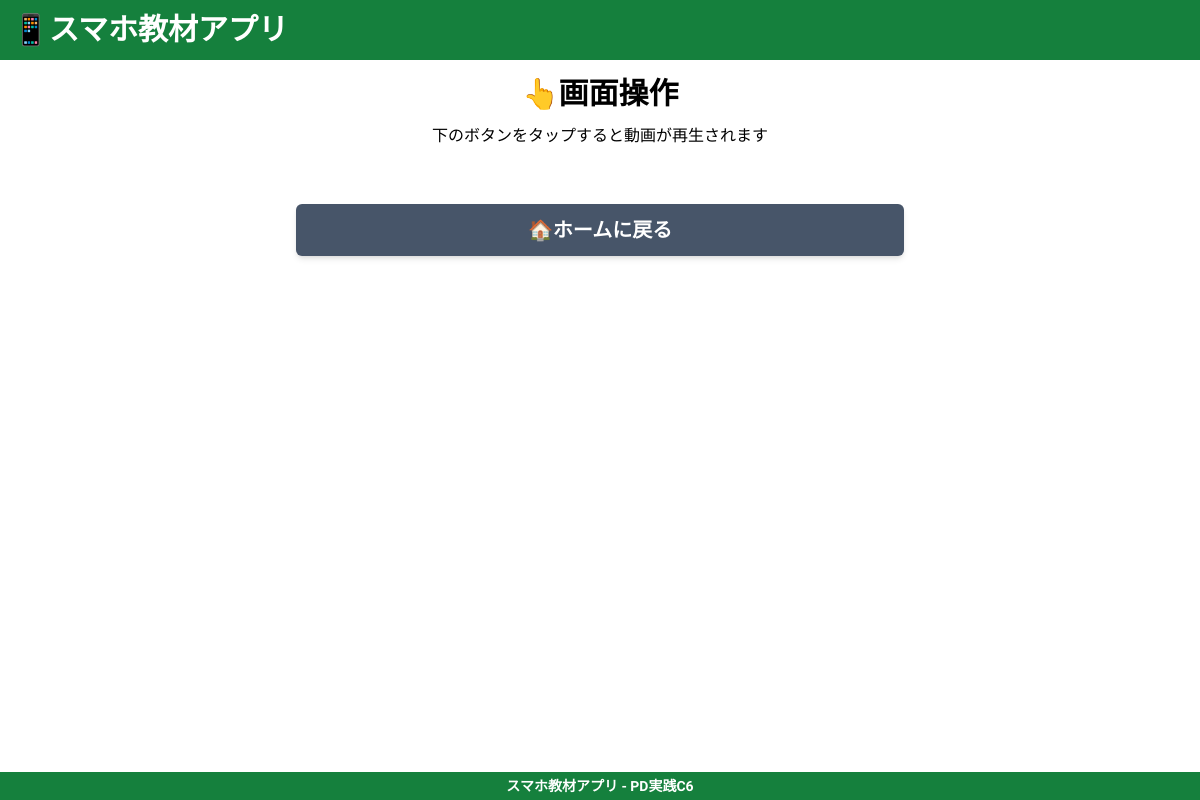
Before: /screen with the older database file.
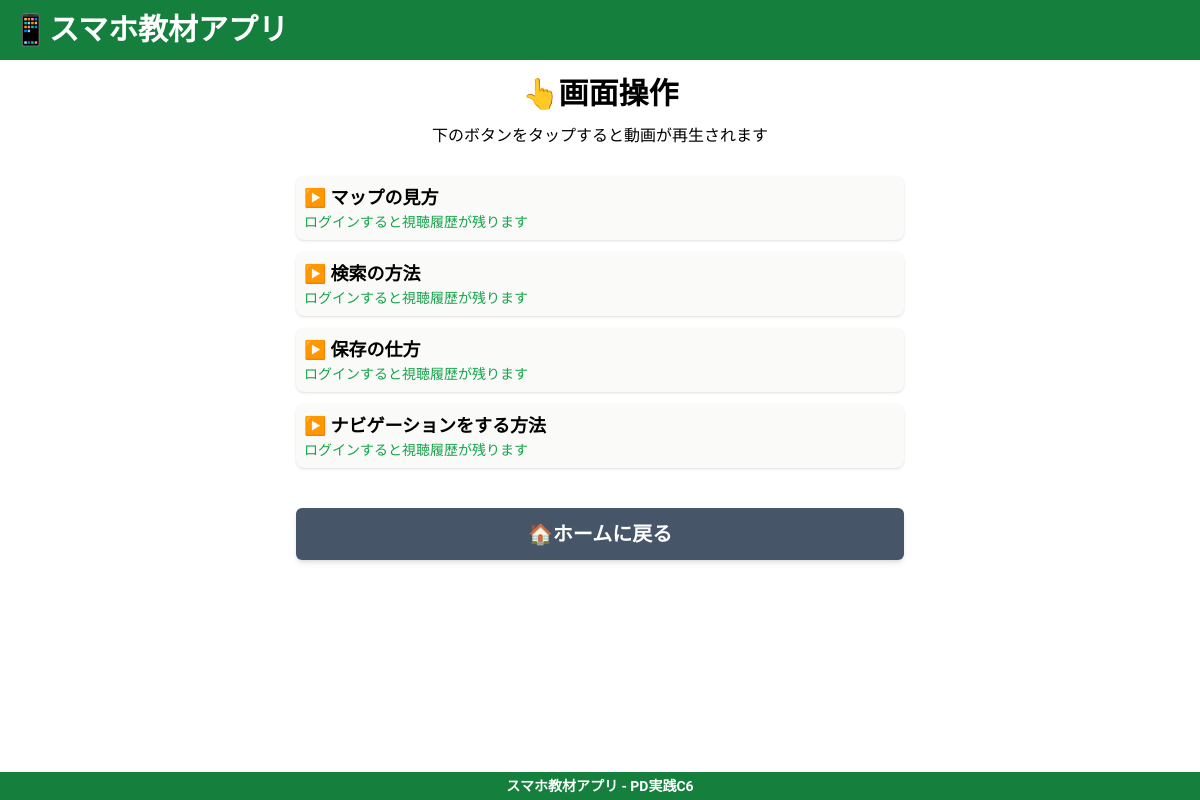
After: the same page with the newer database file.
### app.py (models this page shows)
class Video(db.Model):
    id = db.Column(db.Integer, primary_key=True)
    name = db.Column(db.String(100), nullable=False) # 動画タイトル
    path = db.Column(db.String(100), nullable=False) # ファイルパス
    category = db.Column(db.String(100)) # 動画のカテゴリ

### app.py (the view)
@app.route('/screen')
def screen():
    if current_user.is_authenticated:
        videos = Video.query.filter_by(category='screen').all()
        status = WatchStatus.query.filter_by(user_id=current_user.id).all()
        if not status:
            for id in range(22, 24):
                status = WatchStatus(user_id=current_user.id, video_id=id, watched=False)
                db.session.add(status)
                db.session.commit()
            status = WatchStatus.query.filter_by(user_id=current_user.id).all()
        return render_template('screen.html', videos=videos, status=status)
    else:
        videos = Video.query.filter_by(category='map').all()
        return render_template('screen.html', videos=videos)

### templates/screen.html (shortened to what this page needs)
{% extends "base.html" %}
{% block body %}
<div class="pt-4">
    <h1 class="text-3xl font-bold text-center">👆画面操作</h1>
    <p class="text-center px-4 py-3">下のボタンをタップすると動画が再生されます</p>
</div>
<section class="px-4 py-1">
    {% for video in videos %}
    <a href="/video/{{ video.id }}" class="block p-2 rounded-lg shadow my-3 bg-stone-50 hover:bg-stone-300">
        <div class="flex flex-col">
            <span class="text-lg font-bold">
                ▶️ {{ video.name }}
            </span>
            {% if not status %}
                <p class="text-sm text-green-600">ログインすると視聴履歴が残ります</p>
            {% endif %}
        </div>
    </a>
    {% endfor %}
    <div class="mt-10">
        <a href="{{ url_for('index') }}" class="block text-center mt-6 text-xl font-bold text-white bg-slate-600 rounded-md px-4 py-3 shadow-md hover:bg-slate-700 transition-colors">🏠ホームに戻る</a>
    </div>
</section>
{% endblock %}

Changed rows visible on the page:
added Video: name "マップの見方"
added Video: name "検索の方法"
added Video: name "保存の仕方"
added Video: name "ナビゲーションをする方法"
